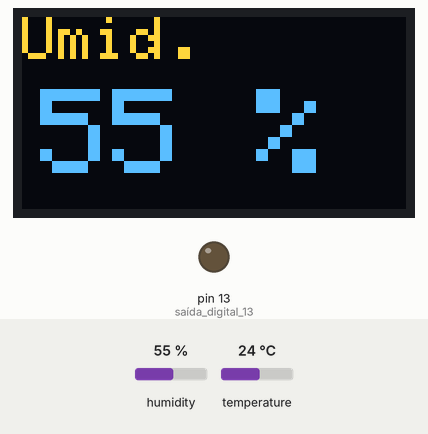
A sketch run on a simulated Arduino Uno, built with avr-gcc and run on an emulated ATmega328P. Parts: 128×64 one-colour display, output pins drawn as LEDs (lit = HIGH). Inputs (shaded band) come from the test bench; at power-on: humidity 55 %, temperature 24 °C. The OLED is the two-colour kind (top 16 rows yellow).

Above: at 1.2 s.
1.3 s: humidity set to 22 %
At 2.0 s:
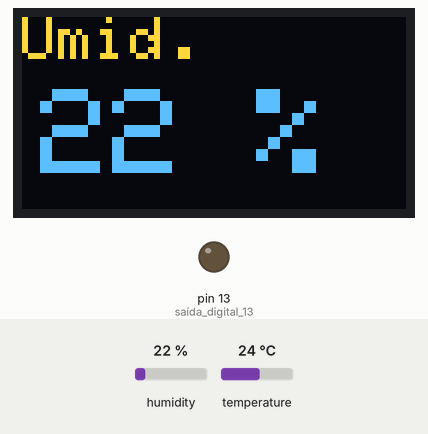
4.3 s: temperature set to 12 °C
At 5.3 s:
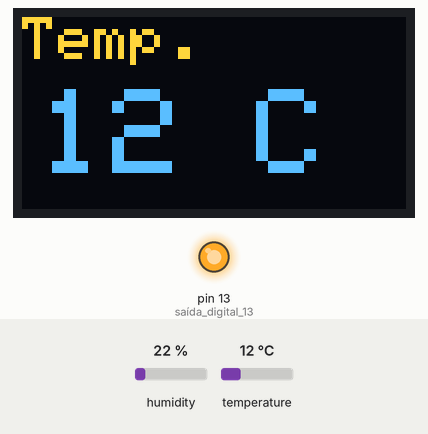
5.8 s: humidity set to 40 %
At 8.6 s:
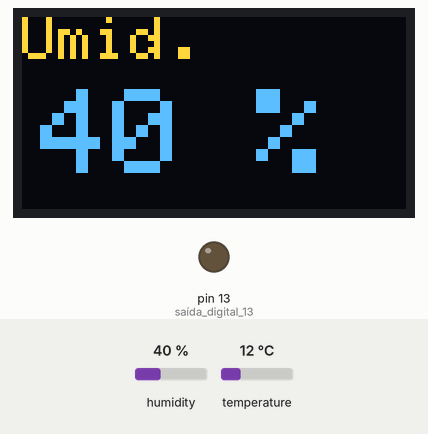
8.8 s: humidity set to 68 %
At 9.8 s:
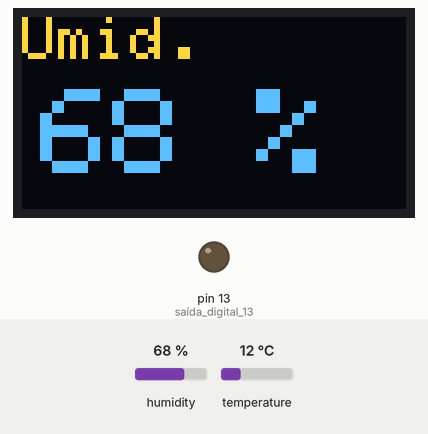
Timing chart, 0 to 17.3 s (numbered marks = the images above; inputs shaded):
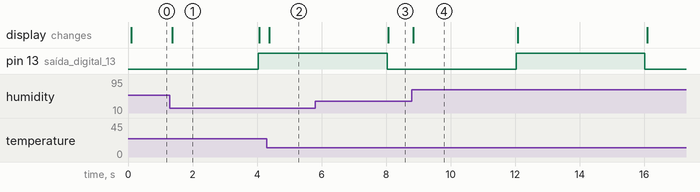

Measured:
- after the input at 1.3 s, the display: changes after 0.08 s (image 1)
- after the input at 4.3 s, the display: changes after 0.07 s (image 2)
- after the input at 5.8 s, the display: changes after 2.3 s (image 3)
- after the input at 8.8 s, the display: changes at once (image 4)
- what the display in image 1 shows lasts 2.7 s, from 1.4 s to 4.1 s

The sketch:

OLEDDHT11.ino
```cpp
/*

            Este código é copiado do professor, e tem a funçãode imprimir no display OLED os dados lidos pelo sensor DHT11, que são umidade e temperatura. Utilizando a
       interrupção do timer2, o código faz uma temporização que altera o display para mostrar ora a temperatura, ora a umidade.

*/


// ========================================================================================================
// --- Bibliotecas Auxiliares ---
#include <SPI.h>
#include <Wire.h>
#include <Adafruit_GFX.h>
#include <Adafruit_SSD1306.h>
#include <dht.h>


// ===============================================================================
// --- Mapeamento de Hardware ---
#define    dht_pin    7   //pino de sinal do dht11


// ========================================================================================================
// --- Definições e Objetos ---
#define OLED_RESET 4
Adafruit_SSD1306 display(OLED_RESET);   //objeto para o OLED
dht   my_dht;                           //objeto para o DHT11

#if (SSD1306_LCDHEIGHT != 64)
#error("Height incorrect, please fix Adafruit_SSD1306.h!");
#endif


// ========================================================================================================
// --- Protótipo das Funções ---
void disp_temp(); //mostrar a temperatura em Graus Celsius
void disp_umid(); //mostrar a umidade relativa do ar


// ========================================================================================================
// --- Variáveis Globais ---
int    temperatura = 0x00,   //armazena a temperatura
       umidade     = 0x00,   //armazena a umidade
       counter     = 0x00;   //contador auxiliar

boolean control = 0x00;      //flag de controle


// ========================================================================================================
// --- Interrupção ---
ISR(TIMER2_OVF_vect)
{
    TCNT2=100;              //Reinicializa o registrador do Timer2
    counter++;              //incrementa counter

    if(counter == 400 )     //counter igual a 400?
    {                       //sim...

       counter = 0x00;      //reinicia counter


       digitalWrite(13, !digitalRead(13)); //Inverte o estado da saída
       control = !control;

    } //end if counter

} //end ISR


// ========================================================================================================
// --- Configurações Iniciais ---
void setup()
{

  Serial.begin(9600);   //serial em 9600 baud rate

  pinMode(13, OUTPUT);  //saída digital 13 (LED onboard)

  display.begin(SSD1306_SWITCHCAPVCC, 0x3C);  //Inicializa OLED com endereço I2C 0x3C (para 128x64)
  display.clearDisplay();
  display.display();

  TCCR2A = 0x00;   //Timer operando em modo normal
  TCCR2B = 0x07;   //Prescaler 1:1024
  TCNT2  = 100;    //10 ms overflow again
  TIMSK2 = 0x01;   //Habilita interrupção do Timer2

} //end setup


// ========================================================================================================
// --- Loop Infinito ---
void loop()
{


   my_dht.read11(dht_pin);

   temperatura = my_dht.temperature;
   umidade     = my_dht.humidity;


   //Serial.print(temperatura);
   //Serial.print(" ");
   //Serial.println(umidade);


   if(control) disp_temp(); //se control é verdadeiro, mostra temperatura
   else        disp_umid(); //senão, mostra a umidade relativa do ar

    display.clearDisplay(); //limpa o display OLED

} //end loop


// ========================================================================================================
// --- Desenvolvimento das Funções ---
void disp_temp()
{
   display.setTextSize(2);
   display.setTextColor(WHITE);
   display.setCursor(0,0);
   display.print("Temp.");
   display.setTextSize(4);
   display.setCursor(6,24);
   display.setTextColor(WHITE);
   display.print(temperatura);
   display.print(" C");
   display.display();

} //end disp_temp


void disp_umid()
{
   display.setTextSize(2);
   display.setTextColor(WHITE);
   display.setCursor(0,0);
   display.print("Umid.");
   display.setTextSize(4);
   display.setTextColor(WHITE);
   display.setCursor(6,24);
   display.print(umidade);
   display.print(" %");
   display.display();


} //end umid_temp
```
